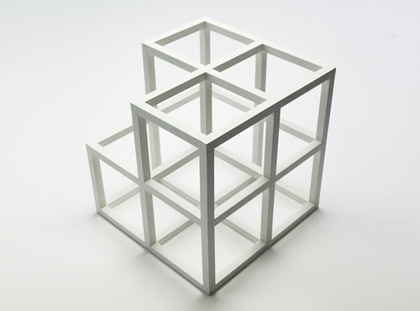
%> input picture ephra/ex3/input_ex3.jpg, 420 x 311 px, shrunk from 500 x 370 before the run
$ octave --eval "foerstner;"   (GNU Octave 9; MATLAB toolbox functions it lacks are replaced by stand-ins)
%> lines starting %> are read from the running program, lines starting %| are printed output that depends on the picture; in (x1, y1, x2, y2) boxes, pixels count from 0 and x2, y2 are one past the last pixel; in counts of white or black regions, pixels touching at a corner belong together; the program's own positions count from 1

% sample solution for exercise 2 in the course
% 'Image Analysis and Object Recognition'

% Input: An imagefile with one or more channels

% The code coducts the following tasks:
% - Applys GoG filtering on input image
% - Computes region candidates for foerstner interest points (not the points)
% - Vusually compares the identified foerstner regions to harris points

function foerstner

    close all;
    % dialog for input image selection
    %----------------------------------
    [file, path, Image, s_image] = read_image('Select image file');
%> the answer given: input_ex3.jpg
%> in read_image, image is the input picture: size 311x420x3 uint8; mean R, G, B 218.4, 219.2, 216.6
%> in read_image, `image = mat2gray(mean( image, 3 ));`:
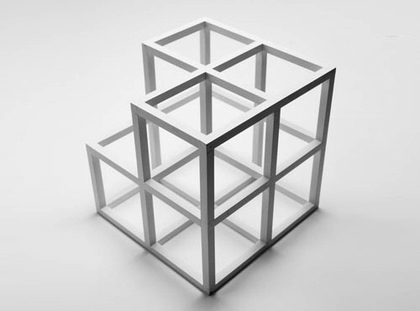
%> image: size 311x420 double; min 0, max 1, mean 0.821
%> file = 'input_ex3.jpg'; path = './'; s_image = [311 420]

    f = figure('name', 'Result of Foerstnter operator');
    subplot(1,4,1); imshow(Image, []); title('Original image');

%----------------------------------------------------------------------

    sigma = 0.5;
    % apply GoG filtering
    [GoG_x, GoG_y] = GoG_filtering(Image, sigma);
%> in GoG_filtering, `GoG_x = I*0.0;`: GoG_x: size 311x420 double; every value is 0
%> after the loop in GoG_filtering, `for i = r+1:(s(1)-r);`:
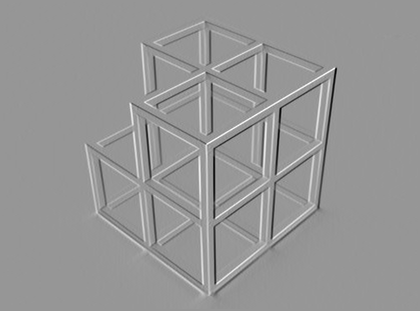
%> GoG_x: size 311x420 double; min -0.357, max 0.248, mean 8.23e-05; drawn with min black and max white
%> after the loop in GoG_filtering, `for i = r+1:(s(1)-r);`:
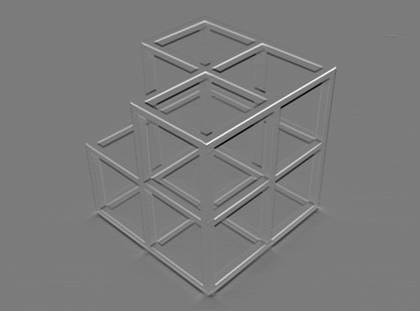
%> GoG_y: size 311x420 double; min -0.346, max 0.365, mean 0.000215; drawn with min black and max white

% [7 lines of commented-out code are left out]

    Gradient_GoG = sqrt(GoG_x.^2 + GoG_y.^2);
    subplot(1,4,2); imshow(Gradient_GoG); title('GoG-output: Gradient magnitudes');

%----------------------------------------------------------------------

    % foerstner-operator
    radius = 2; % 2 --> 5x5 mask
    % threshold for cornerness
    w = 0.004;
    % threshold for roundness
    q = 0.5;
    [Interest_point_mask, W, Q] = foerstner_points(GoG_x, GoG_y, radius , w, q);

    %----------------------------------------------------------------------

    figure(f);
    subplot(1,4,3); imshow(Interest_point_mask); title('Result of Foerstner operator');

    % overlay of result and input rgb
    Image = mat2gray( imread([path,file]));

    % position of all interest points
    ind = find(Interest_point_mask );

    % mark these positions in the red channel as 1
    red = Image(:,:,1); % the red channel
    red(ind) = 1; % set all interest point candidates in red channel = 1
    Image(:,:,1) = red; % overwrite original image channel
    % set all other channels to zero at this position --> interest point
    % candidates will appear in red
    Image(:,:,2) = ~Interest_point_mask .* Image(:,:,2);
    Image(:,:,3) = ~Interest_point_mask .* Image(:,:,3);

    % plot the identified local maxima
    subplot(1,4,4); imshow(Image); title('Result of Foerstner operator, r: foerstner regions, y: local max');

    % identify local maxima
    peaks = imregionalmax(W.*Q);
    % get indices of maxima
    [peaks_row, peaks_col] = find(peaks);
    % plot them
    hold on
    plot(peaks_col, peaks_row, 'b+');
    hold off
end

%--------------------------------------------------------------------------
% Derivation of foerstner point candidates in an image
% Inputs: - Gradient of Gassians result in x- and y-direction
%         - radius of the window in which the values for autocorrelation matrix
%           are computed
%         - thresholds w_min and q_min
% Output: Binary mask with interest point CANDIDATES (not the points itself)
function [Interest_point_mask, w, q] = foerstner_points(GoG_x, GoG_y, r, w_min, q_min)
%> called with r = 2, w_min = 0.004, q_min = 0.5

    % Values for autocorrelation matrix
    IxIx = GoG_x.^2; IyIy = GoG_y.^2; IxIy = GoG_x.*GoG_y;
    % imagesize
    s = size(GoG_x);

    w = GoG_x*0.0;
%> w: size 311x420 double; every value is 0
    q = GoG_x*0.0;
    w_klt = GoG_x*0.0;

    % loop over all pixels
    for i = (1+r):(s(1)-r);
        for j = (1+r):(s(2)-r);

            % Autocorrelation matrix M
            I_xx = sum(sum(IxIx(i-r:i+r,j-r:j+r)));
            I_yy = sum(sum(IyIy(i-r:i+r,j-r:j+r)));
            I_xy = sum(sum(IxIy(i-r:i+r,j-r:j+r)));
            M = [I_xx, I_xy; I_xy, I_yy];

            tr = trace(M);
            de = det(M);

            % area of error ellipse
            %w(i,j) = de / tr;
            w(i,j) = tr/2 - sqrt( (tr/2)^2 - de );

            % roundness of ellipse
            q(i,j) = (4.0*de) / (tr^2);

            % test inf or nan?
            if isnan( q(i,j) ) | isinf( q(i,j) )
                w(i,j) = 0.0; q(i,j) = 0.0;
            end
        end
    end
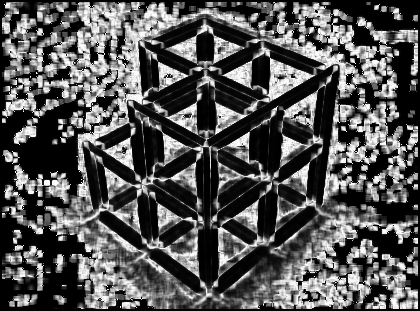
%> q: size 311x420 double; min -9.95e-16, max 1, mean 0.336; drawn with min black and max white

    % w > 0
    ind = find(w < 0);
%> ind = []
    w(ind) = 0;

    % 0 < q < 1
    ind = find(q < 0);
%> ind = 2628 values from 725 to 129851
    q(ind) = 0;
%> q: size 311x420 double; 2.01% of pixels changed, all inside (x1, y1, x2, y2) = (2, 2, 418, 309)
    ind = find(q > 1);
%> ind = 11269
    q(ind) = 1;
%> q: size 311x420 double; min 0, max 1, mean 0.336; mean of the top-left, top-right, bottom-left and bottom-right quarters 0.377, 0.339, 0.298, 0.331

    f = figure('name', 'Intermediate-Results of foerstnter operator');
    subplot(1,2,1); imshow(w); title('Result of w'); colormap(jet);
    subplot(1,2,2); imshow(q); title('Result of q'); colormap(jet);
%> after `colormap(jet)`:
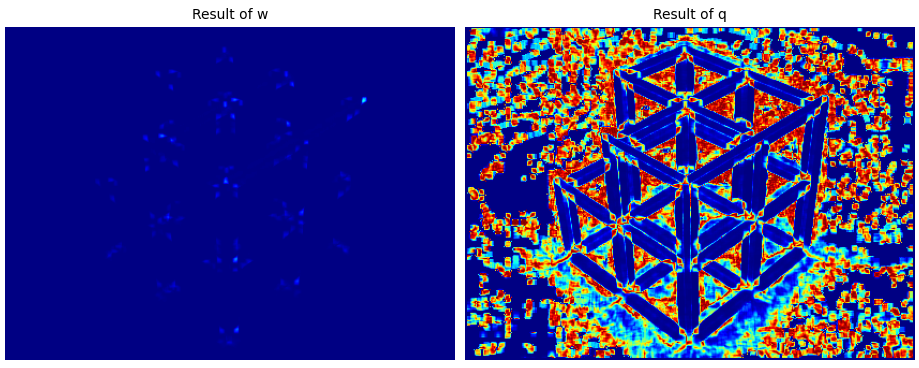
%> figure redrawn from the program's plot data, 2 panels

    % get the binary mask for candidate regions
    Interest_point_mask = w > w_min & q > q_min;
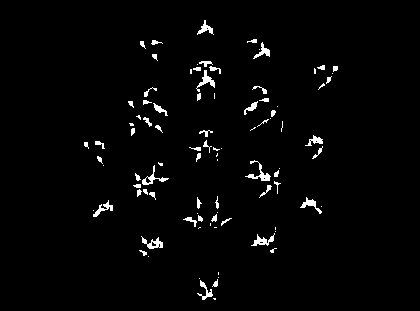
%> Interest_point_mask: size 311x420 logical; 2.2% white; 93 white regions (36 under 20 px), largest, box (x1, y1, x2, y2) and area: (245, 160, 271, 181) 149, (196, 70, 215, 92) 131, (141, 236, 163, 249) 127
    % set all other pixels to zewo in w and q
    w = w .* Interest_point_mask;
    q = q .* Interest_point_mask;

    f = figure('name', 'Maxima regions of w and q');
    subplot(1,2,1); imshow(w); title('Max regions in w'); colormap(jet);
    subplot(1,2,2); imshow(q); title('Max regions in q'); colormap(jet);
end


%--------------------------------------------------------------------------
% function for GoG filtering
% Inputs: Image, sigma
% Outputs: Filter results in x- and y-direction (GoG_x, GoG_y)
function [GoG_x, GoG_y] = GoG_filtering(I, sigma)

    % get filter masks and radius of filter
    [ filter_x, filter_y, r] = GoG_filter(sigma);

    % size of image
    s = size(I);

    % result arrays
    GoG_x = I*0.0;
    GoG_y = I*0.0;

    % loop over each pixel (except the edges)
    for i = r+1:(s(1)-r);
        for j = r+1:(s(2)-r);

            % current image 'chip'
            chip = I(i-r:i+r,j-r:j+r);

            % store filter outputs
            GoG_x(i,j) = sum(sum(filter_x .* chip));
            GoG_y(i,j) = sum(sum(filter_y .* chip));
        end
    end
end

%-------------------------------------------------------------------------
% Function for a self-made 2-dimensioanl gaussian derivative filter.
% Input: sigma
%   sigma = 1.0 leads to a 7-element filter
% Outputs: Filter kernel in x- and y-direction (filter_x, filter_y), and
%          radius r of the filter kernel
function [filter_x, filter_y, r] = GoG_filter(sigma)
    % --- Calculate its size and build filter
    r = round(3*sigma); x_coord = -r:r; y_coord = (-r:r).';
    n = numel(x_coord);
    %n = numberofelements(x_coord);

    x = repmat(x_coord,n,1);
    y = repmat(y_coord,1,n);

    filter_x = -(x)./(2.0*pi*sigma^4).*exp( -(x.^2 + y.^2)./(2.0*sigma^2) );
    filter_y = filter_x';
end

%--------------------------------------------------------------------------
% read an imagefile using a GUI
%
% Inputs:
%    - text: String with information for user
% Outputs:
%   - file: name of the file
%   - path: path of the file
%   - image: 2d-array of the image; if the chosen image hat more than one
%     channel, the arithmetic mean of all channels wil be computed
%   - s: size of the image
function [file, path, image, s] = read_image(text)

    % open a dialogue to pick afile
    [file, path] = uigetfile('*.*', text);

    % read training image
    image = imread([path,file]);

    % convert image to grayscale image [0,...,1]
    image = mat2gray(mean( image, 3 ));
    s = size(image);
end

%> in foerstner, `ind = find(Interest_point_mask );`: ind = 2858 values from 26267 to 104877
%> in foerstner, `red(ind) = 1;`: red: size 311x420 double; min 0.0853, max 1, mean 0.834
%> in foerstner, `peaks = imregionalmax(W.*Q);`: peaks: size 311x420 logical; 0.14% white in thin lines or dots, all inside (x1, y1, x2, y2) = (87, 23, 335, 299)
%> in foerstner, `[peaks_row, peaks_col] = find(peaks);`: peaks_row = 189 values from 24 to 299; peaks_col = 189 values from 88 to 335
%> `foerstner;`:
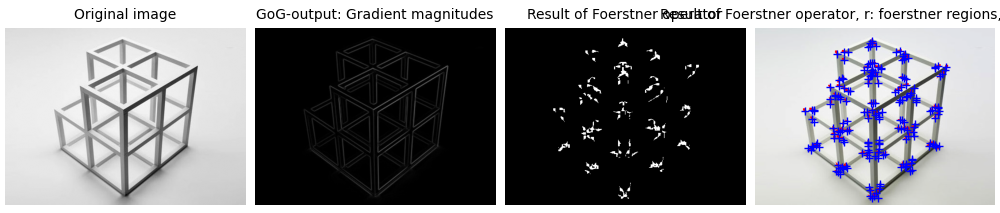
%> figure redrawn from the program's plot data, 4 panels
